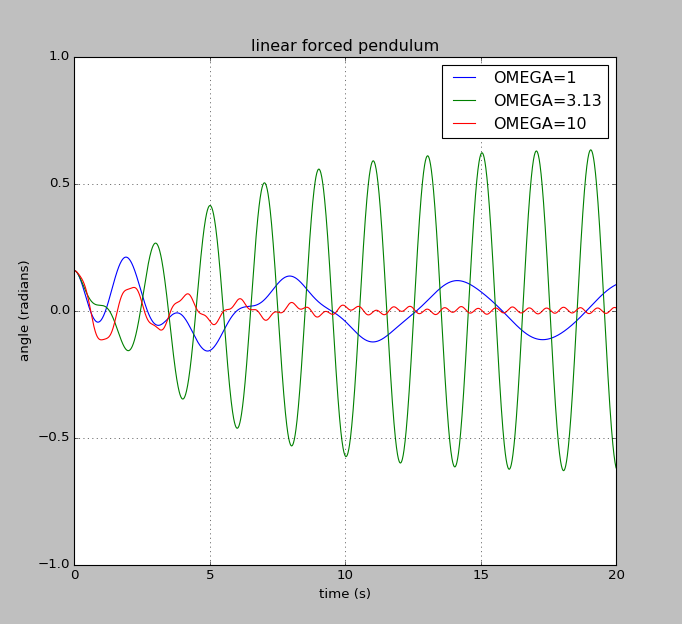

The script that drew this image:
# -*- coding: utf-8 -*-
"""
Created on Thu May 05 23:40:36 2016

@author: 抽抽
"""

from __future__ import division
from numpy import *
from pylab import *

theta1 = [pi/20]
theta2 = [pi/20]
theta3 = [pi/20]
length = 1.0
g = 9.8
deltat = 0.01
omega1 = [0]
omega2 = [0]
omega3 = [0]
t1 = [0]
t2 = [0]
t3 = [0]
q1 = 0.5
q2 = 0.5
q3 = 0.5
F_D=1
OMEGA1=1
OMEGA2=3.13
OMEGA3=10

while t1[-1] <= 20:
    omega1.append(omega1[-1] - (g/length)*theta1[-1]*deltat - q1*omega1[-1]*deltat+F_D*sin(OMEGA1*t1[-1])*deltat)
    theta1.append(theta1[-1] + omega1[-1]*deltat)
    t1.append(t1[-1] + deltat)

while t2[-1] <= 20:
    omega2.append(omega2[-1] - (g/length)*theta2[-1]*deltat - q2*omega2[-1]*deltat+F_D*sin(OMEGA2*t2[-1])*deltat)
    theta2.append(theta2[-1] + omega2[-1]*deltat)
    t2.append(t2[-1] + deltat)

while t3[-1] <= 20:
    omega3.append(omega3[-1] - (g/length)*theta3[-1]*deltat - q3*omega3[-1]*deltat+F_D*sin(OMEGA3*t3[-1])*deltat)
    theta3.append(theta3[-1] + omega3[-1]*deltat)
    t3.append(t3[-1] + deltat)

theta1_array = array(theta1)
theta2_array = array(theta2)
theta3_array = array(theta3)

t1_array = array(t1)
t2_array = array(t2)
t3_array = array(t3)

plot(t1_array,theta1_array,label='OMEGA=1')
plot(t2_array,theta2_array,label='OMEGA=3.13')
plot(t3_array,theta3_array,label='OMEGA=10')

legend(loc='upper right',frameon=True)

title('linear forced pendulum')
xlabel('time (s)')
ylabel('angle (radians)')

xlim(0,20)
ylim(-1,1)

grid(True)
